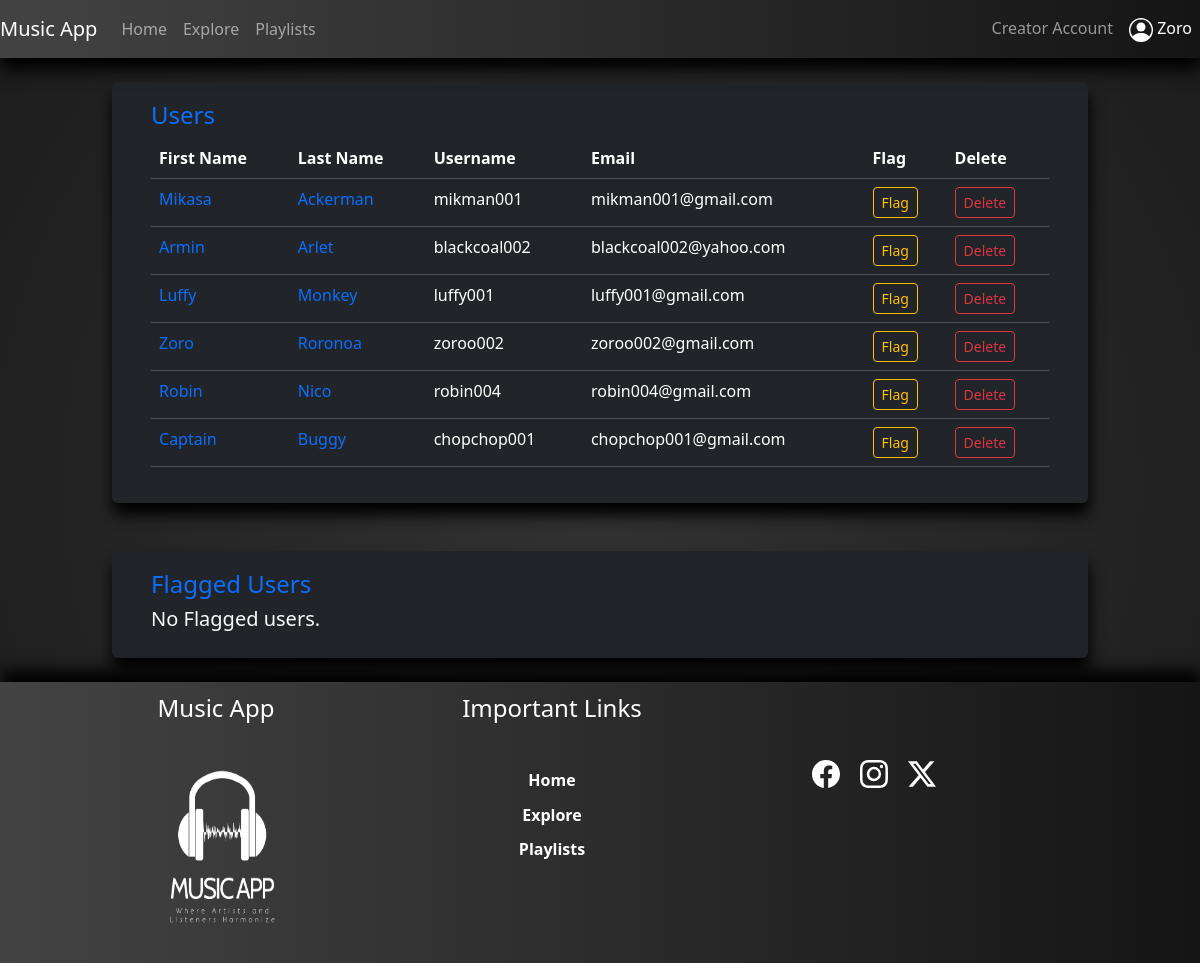
The page /allUsers (signed in) on the database its author committed.
### app/models.py (models this page shows, shortened)
class Users(UserMixin, db.Model):
    id = db.Column(db.Integer(), autoincrement=True, primary_key=True)
    u_userType = db.Column(db.String(50), nullable=False)
    u_status = db.Column(db.String(50), nullable=False)
    u_flag = db.Column(db.Integer(), nullable=False)
    u_fName = db.Column(db.String(100), nullable=False)
    u_lName = db.Column(db.String(100))
    u_gender = db.Column(db.String(50), nullable=False)
    u_username = db.Column(db.String(100), nullable=False, unique=True)
    u_email = db.Column(db.String(200), nullable=False)
    u_password = db.Column(db.String(1000), nullable=False)
    albums = db.relationship('Albums', backref='users')
    songs = db.relationship('Songs', backref='users')
    playlists = db.relationship('Playlists', backref='users')

### app/views.py (the view)
@app.route('/allUsers', methods=['GET','POST'])
@login_required
def allUsers():
    users=Users.query.filter(and_(Users.u_userType.like("%Creator%"),Users.u_flag==Flagged[0])).all()
    flaggedUsers=Users.query.filter(and_(Users.u_userType.like("%Creator%"),Users.u_flag==Flagged[1])).all()
    if request.method=='GET':
        return render_template('/admin/allUsers.html', aU="active text-primary", uList=users, uFList=flaggedUsers)

### app/views.py (called while the page is built)
@login_manager.user_loader
def load_user(user_id):
    return Users.query.get(user_id)

### app/templates/admin/allUsers.html (shortened to what this page needs)
{% extends 'layouts/base.html' %}
{% block content %}
<div class="container-fluid">
    <div class="row">
        <div class="col-md-10 offset-md-1 col-lg-10 offset-lg-1 col-sm-10 offset-sm-1">
            <div class="myExploreCont rounded bg-dark mt-4 mb-4">
                <h4 class="text-captialized text-primary">Users</h4>
                <table class="table table-dark table-hover rounded table-responsive{-sm|-md|-lg}">
                    <thead>
                        <tr>
                            <th scope="col">First Name</th>
                            <th scope="col">Last Name</th>
                            <th scope="col">Username</th>
                            <th scope="col">Email</th>
                            <th scope="col">Flag</th>
                            <th scope="col">Delete</th>
                        </tr>
                    </thead>
                    <tbody>
                        {% for u in uList %}
                        <tr>
                            <td class="text-primary">{{u['u_fName']}}</td>
                            <td class="text-primary">{{u['u_lName']}}</td>
                            <td>{{u['u_username']}}</td>
                            <td>{{u['u_email']}}</td>
                            <td>
                                <a href="{{url_for('flagUser', uid=u['id'])}}" style="text-decoration: none;">
                                    <button class="btn btn-outline-warning btn-sm">Flag</button>
                                </a>
                            </td>
                            <td>
                                <a href="{{url_for('deleteUser', uid=u['id'])}}">
                                    <button class="btn btn-outline-danger btn-sm">Delete</button>
                                </a>
                            </td>
                        </tr>
                        {% endfor %}
                    </tbody>
                </table>
            </div>
        </div>
    </div>
    <div class="row">
        <div class="col-md-10 offset-md-1 col-lg-10 offset-lg-1 col-sm-10 offset-sm-1">
            <div class="myExploreCont rounded bg-dark mt-4 mb-4">
                <h4 class="text-captialized text-primary">Flagged Users</h4>
                {% if uFList|length == 0 %}
                <h5 class="text-light">No Flagged users.</h5>
                {% endif %}
            </div>
        </div>
    </div>
</div>
{% endblock %}

### app/templates/includes/nav.html (shortened to what this page needs)
<nav class="navbar navbar-expand-lg navbar-expand-md myNavbar bg-light navbar-dark sticky-top">
    {% if current_user.is_authenticated %}
        {% if current_user.u_userType == 'Admin' %}
        <a class="navbar-brand" href="{{url_for('adminHome')}}">Music App</a>
        {% else %}
        <a href="{{url_for('userHome')}}" class="navbar-brand">Music App</a>
        {% endif %}
    {% endif %}
        <div class="collapse navbar-collapse" id="navbarNav">
            <ul class="navbar-nav">
                <li class="nav-item">
                    {% if current_user.is_authenticated %}
                        {% if current_user.u_userType == 'Admin' %}
                            <a class="nav-link {{aH}}" aria-current="page" href="{{url_for('adminHome')}}">Home</a>
                        {% else %}
                        <a class="nav-link {{uH}}" aria-current="page" href="{{url_for('userHome')}}">Home</a>
                        {% endif %}
                    {% endif %}
                </li>
                <li class="nav-item">
                    {% if current_user.is_authenticated %}
                        {% if current_user.u_userType == 'Admin' %}
                            <a class="nav-link {{aAN}}" href="{{url_for('analytics')}}">Analytics</a>
                        {% else %}
                            <a href="{{url_for('exploreMusic')}}" class="nav-link {{uE}}">Explore</a>
                        {% endif %}
                    {% endif %}
                </li>
                <li class="nav-item">
                    {% if current_user.is_authenticated %}
                        {% if current_user.u_userType == 'Admin' %}
                            <a class="nav-link {{aT}}" href="{{url_for('allTracks')}}">Tracks</a>
                        {% else %}
                            <a href="{{url_for('playlists')}}" class="nav-link {{uP}}">Playlists</a>
                        {% endif %}
                    {% endif %}
                </li>
            </ul>
            <ul class="navbar-nav ms-auto">
                <li class="nav-item">
                    {% if current_user.is_authenticated  and current_user.u_userType != 'Admin' %}
                    <a href="{{url_for('creatorHome')}}" class="nav-link {{cH}}">Creator Account</a>
                    {% endif %}
                </li>
                <li class="nav-item dropdown show">
                    {% if current_user.is_authenticated %}
                    <a href="#" class="nav-link active" id="dropdownMenu" data-toggle="dropdown" aria-haspopup="true" aria-expanded="false">
                        {{current_user.u_fName}}
                    </a>
                    {% endif %}
                </li>
            </ul>
        </div>
</nav>

### app/static/css/musicStreamingStyle.css (style rules this page uses)
body { min-height: 100vh; display: flex; flex-direction: column; background: radial-gradient(circle at 50.1% 50.1%, rgb(50, 50, 50) 0%, rgb(28, 28, 28) 99.4%); color: #fff; }
.myNavbar { background-color:#434343; background-image: linear-gradient(to right, #434343 0%, #151515 100%); box-shadow: 1px 12px 15px #000; }
.myNavbar>div>ul>li { color: #fff; }
.myExploreCont { background-color: transparent; box-shadow: 1px 12px 15px #000; padding: 2% 4%; max-height: 70vh; overflow-y: scroll; }
.myExploreCont>table>tbody>tr>td>a { text-decoration: none; }

### rows shown on the page
Users: u_fName "Zoro", u_lName "Roronoa", u_username "zoroo002", u_email "zoroo002@gmail.com"
Users: u_fName "Mikasa", u_lName "Ackerman", u_username "mikman001", u_email "mikman001@gmail.com"
Users: u_fName "Armin", u_lName "Arlet", u_username "blackcoal002", u_email "blackcoal002@yahoo.com"
Users: u_fName "Luffy", u_lName "Monkey", u_username "luffy001", u_email "luffy001@gmail.com"
Users: u_fName "Robin", u_lName "Nico", u_username "robin004", u_email "robin004@gmail.com"
Users: u_fName "Captain", u_lName "Buggy", u_username "chopchop001", u_email "chopchop001@gmail.com"
